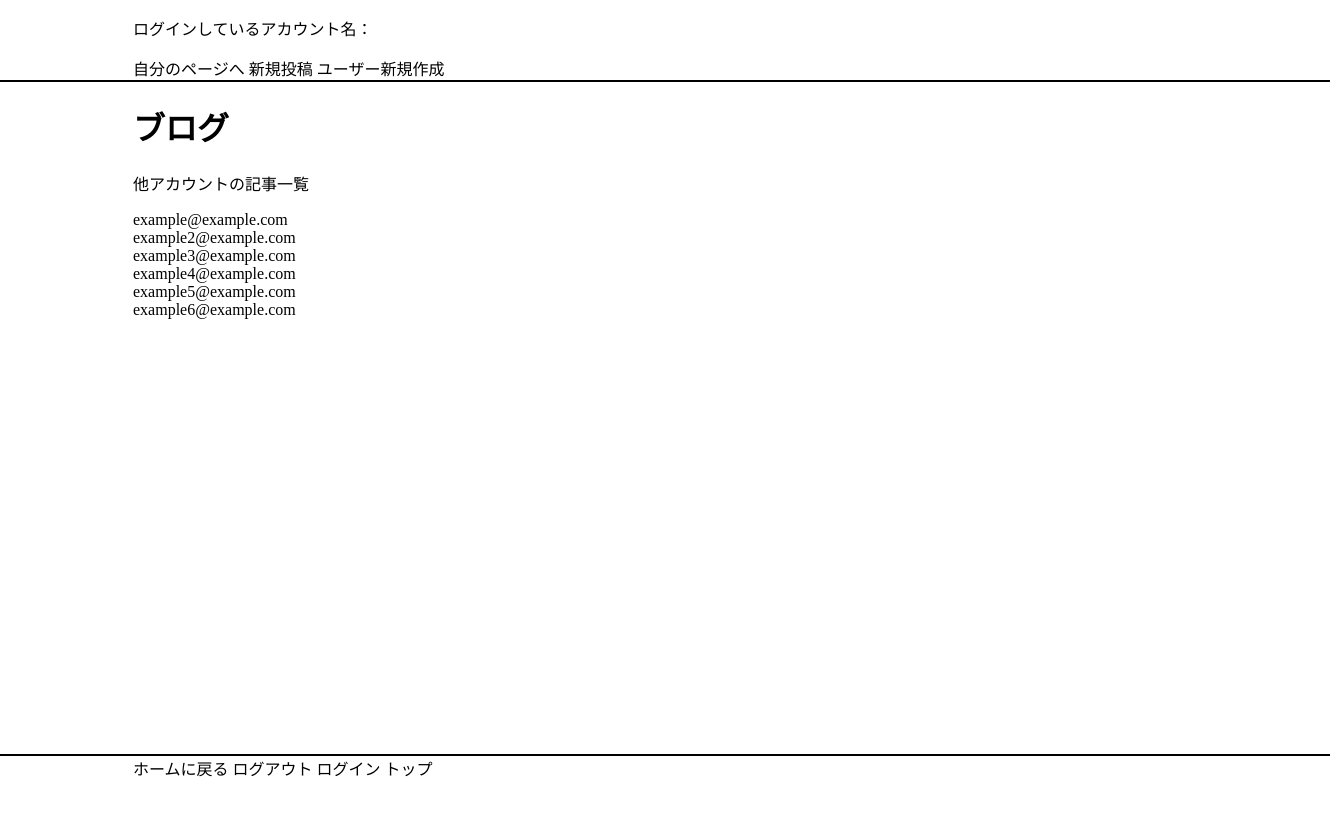
The page /blog/index/ on the database its author committed.
### users/models.py (models this page shows, shortened)
class User(AbstractBaseUser, PermissionsMixin):
    username_validator = UnicodeUsernameValidator()
    id = models.UUIDField(primary_key=True, default=uuid.uuid4, editable=False)
    username = models.CharField(_("username"), max_length=50, validators=[username_validator], blank=False)
    email = models.EmailField(
        verbose_name='email address',
        max_length=255,
        unique=True,
    )
    is_staff = models.BooleanField(
        _("staff status"),
        default=False,
        help_text=_("Designates whether the user can log into this admin site."),
    )
    is_active = models.BooleanField(
        _("active"),
        default=True,
        help_text=_(
            "Designates whether this user should be treated as active. "
            "Unselect this instead of deleting accounts."
        ),
    )
    date_joined = models.DateTimeField(_("date joined"), default=timezone.now)
    objects = UserManager()
    EMAIL_FIELD = "email"
    USERNAME_FIELD = 'email'
    REQUIRED_FIELDS = ['username'] # Email & Password are required by default.
    class Meta:
        verbose_name = _("user")
        verbose_name_plural = _("users")

### blog_app/views.py (the view)
# urls.py: path('index/', views.index_view.as_view(), name='index'),
class index_view(TemplateView):
    template_name="index.html"
    def get_context_data(self, **kwargs):
        ctxt = super().get_context_data()
        ctxt["user_list"] = User.objects.all()
        return ctxt

### templates/index.html
{% extends '_base.html' %}
{% block main %}
<h1>ブログ</h1>
<div>
    <p>他アカウントの記事一覧</p>
    <div>
    {% for i in user_list %}
        {% if i.id == user.id %}
        {% else %}
        <a href="{% url 'home_page' i.pk %}">{{ i.email }}</a><br>
        {% endif %}
    {% endfor %}
    </div>
</div>
{% endblock %}

### static/style.css (style rules this page uses)
a { color:inherit; text-decoration: none; }
html, body { margin: 0; width: 100%; height: 100%; }

### rows shown on the page
User: email "example@example.com"
User: email "example2@example.com"
User: email "example3@example.com"
User: email "example4@example.com"
User: email "example5@example.com"
User: email "example6@example.com"
